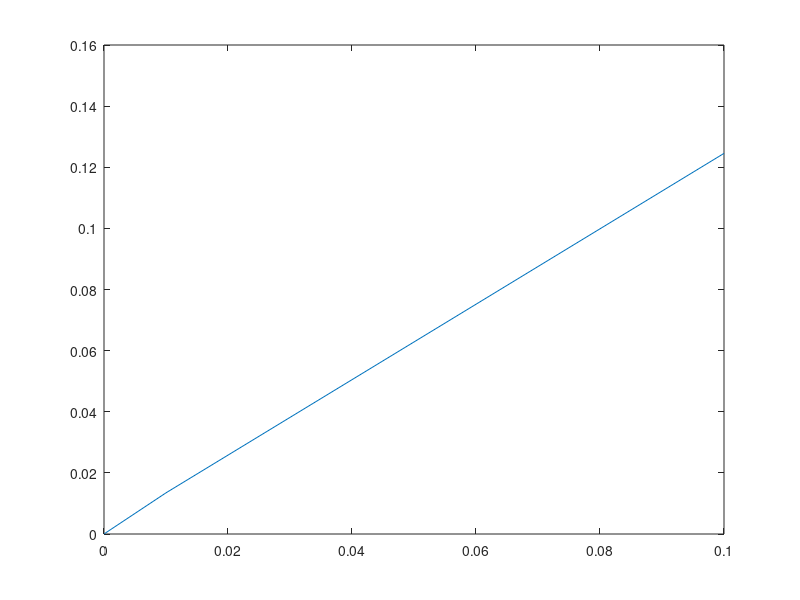

Source code (MATLAB):
ERRO = [0 0 0 0 0];
HS = [0 0 0 0 0];

agas = [];
erros = [];
for j =1:5
    
    h=0.1^j;
    x=[0:h:1];
    y0 = 1;
    y=zeros(size(x));
    y(1) = y0;
    for i=2:size(y,2)
        y(i)=y(i-1)*(1+h);
    end
    erro = abs(exp(1)-y(end));
    
    ERRO(j)=erro;
    Hs(j) = h;
    
    agas = [agas h]
    erros = [erros erro]
end

ERRO
Hs
erro

plot(Hs,ERRO)
plot(agas,erros)
